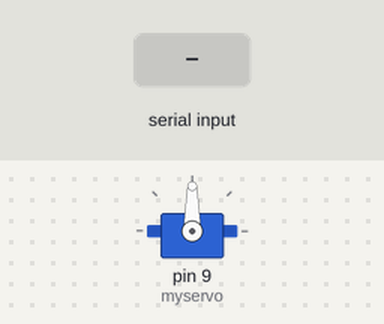
Bench run of a sketch on a simulated Arduino Mega 2560, built with avr-gcc and run on an emulated ATmega2560. On the bench: servo. The test bench sets the inputs (shaded band).

Above: at 1.2 s.
1.3 s: "r" received over the second serial link
At 2.2 s:
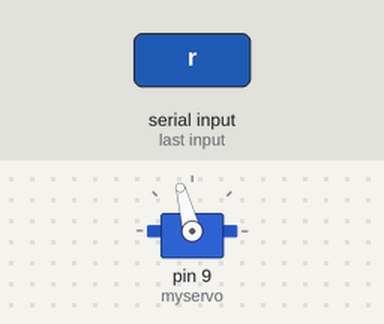
4.3 s: "l" received over the second serial link
7.3 s: "1" received over the second serial link
At 7.3 s:
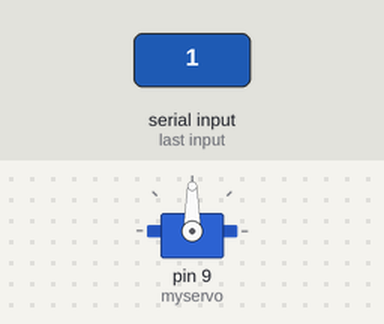
8.8 s: "l" received over the second serial link
At 14.5 s:
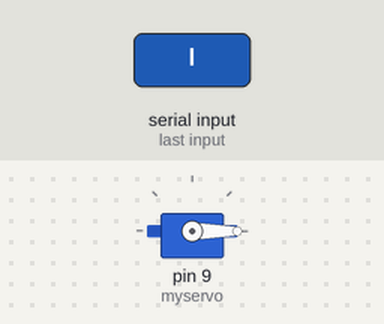
Timing chart, 0 to 15.8 s (numbered marks = the images above; inputs shaded):
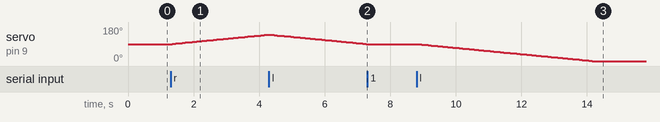

The sketch:

ServoMotor.ino
```cpp
#include <Servo.h>
uint8_t buffer[256];
uint8_t index = 0;
uint8_t data;
int degree = 18;

// 5V
Servo myservo;
int pos = 0;

void setup() {
  myservo.attach(9);
  Serial.begin(9600);
  Serial1.begin(9600);
}

void loop() {
  while(Serial1.available()){
    data = Serial1.read();
    buffer[index++] = data;
    if(index == 256 || data =='\0')break;

    delay(1);
  }

  if(buffer[0] == 'r'){
    int now = degree * 5;
    int next;
    degree = degree + 1;
    next = degree * 5;

    for(pos = now; pos <=next; pos++){
      myservo.write(pos);
      delay(50);
    }
  }
  else if(buffer[0] == 'l'){
    int now = degree * 5;
    int next;
    degree = degree - 1;
    next = degree * 5;

    for(pos = now; pos>=next; pos--){
      myservo.write(pos);
      delay(50);
    }
  }

  index = 0;
}
```

Measured:
- after the input at 1.3 s, servo on pin 9 (myservo): moves from 90° to 140° over 2.9 s, starting after 0.05 s
- after the input at 7.3 s, servo on pin 9 (myservo): stays 90° (without the input it goes to 89° after 0.06 s)
- after the input at 8.8 s, servo on pin 9 (myservo): moves from 90° to 0° over 5.3 s, starting after 0.05 s
